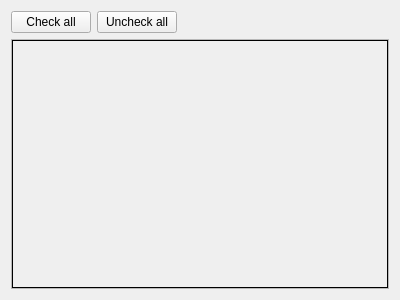
<?xml version="1.0" encoding="UTF-8"?>
<ui version="4.0">
 <class>WdtWizardPage2</class>
 <widget class="QWizardPage" name="WdtWizardPage2">
  <property name="geometry">
   <rect>
    <x>0</x>
    <y>0</y>
    <width>400</width>
    <height>300</height>
   </rect>
  </property>
  <property name="windowTitle">
   <string>WizardPage</string>
  </property>
  <layout class="QGridLayout" name="gridLayout">
   <item row="0" column="1">
    <widget class="QPushButton" name="uncheckBtn">
     <property name="text">
      <string>Uncheck all</string>
     </property>
    </widget>
   </item>
   <item row="1" column="0" colspan="3">
    <widget class="QScrollArea" name="scrollArea">
     <property name="verticalScrollBarPolicy">
      <enum>Qt::ScrollBarAsNeeded</enum>
     </property>
     <property name="horizontalScrollBarPolicy">
      <enum>Qt::ScrollBarAsNeeded</enum>
     </property>
     <property name="sizeAdjustPolicy">
      <enum>QAbstractScrollArea::AdjustToContents</enum>
     </property>
     <property name="widgetResizable">
      <bool>true</bool>
     </property>
     <widget class="QWidget" name="scrollAreaWidgetContents">
      <property name="geometry">
       <rect>
        <x>0</x>
        <y>0</y>
        <width>380</width>
        <height>251</height>
       </rect>
      </property>
      <layout class="QVBoxLayout" name="verticalLayout_2">
       <property name="spacing">
        <number>0</number>
       </property>
       <property name="leftMargin">
        <number>0</number>
       </property>
       <property name="topMargin">
        <number>0</number>
       </property>
       <property name="rightMargin">
        <number>0</number>
       </property>
       <property name="bottomMargin">
        <number>0</number>
       </property>
       <item>
        <widget class="MapSelector" name="mapView" native="true">
         <property name="sizePolicy">
          <sizepolicy hsizetype="Preferred" vsizetype="Preferred">
           <horstretch>0</horstretch>
           <verstretch>0</verstretch>
          </sizepolicy>
         </property>
         <property name="mouseTracking">
          <bool>true</bool>
         </property>
         <property name="autoFillBackground">
          <bool>false</bool>
         </property>
         <property name="styleSheet">
          <string notr="true">border:1px solid black;</string>
         </property>
        </widget>
       </item>
      </layout>
     </widget>
    </widget>
   </item>
   <item row="0" column="0">
    <widget class="QPushButton" name="checkBtn">
     <property name="text">
      <string>Check all</string>
     </property>
    </widget>
   </item>
   <item row="0" column="2">
    <spacer name="horizontalSpacer">
     <property name="orientation">
      <enum>Qt::Horizontal</enum>
     </property>
     <property name="sizeHint" stdset="0">
      <size>
       <width>40</width>
       <height>20</height>
      </size>
     </property>
    </spacer>
   </item>
  </layout>
 </widget>
 <customwidgets>
  <customwidget>
   <class>MapSelector</class>
   <extends>QWidget</extends>
   <header>WdtWizardPage2.h</header>
   <container>1</container>
   <slots>
    <signal>selectedCoords(int,int)</signal>
   </slots>
  </customwidget>
 </customwidgets>
 <resources/>
 <connections>
  <connection>
   <sender>checkBtn</sender>
   <signal>clicked()</signal>
   <receiver>WdtWizardPage2</receiver>
   <slot>checkAll()</slot>
   <hints>
    <hint type="sourcelabel">
     <x>46</x>
     <y>20</y>
    </hint>
    <hint type="destinationlabel">
     <x>199</x>
     <y>149</y>
    </hint>
   </hints>
  </connection>
  <connection>
   <sender>uncheckBtn</sender>
   <signal>clicked()</signal>
   <receiver>WdtWizardPage2</receiver>
   <slot>uncheckAll()</slot>
   <hints>
    <hint type="sourcelabel">
     <x>127</x>
     <y>20</y>
    </hint>
    <hint type="destinationlabel">
     <x>199</x>
     <y>149</y>
    </hint>
   </hints>
  </connection>
  <connection>
   <sender>mapView</sender>
   <signal>selectedCoords(int,int)</signal>
   <receiver>WdtWizardPage2</receiver>
   <slot>selectedCoords(int,int)</slot>
   <hints>
    <hint type="sourcelabel">
     <x>199</x>
     <y>164</y>
    </hint>
    <hint type="destinationlabel">
     <x>199</x>
     <y>149</y>
    </hint>
   </hints>
  </connection>
 </connections>
 <slots>
  <slot>checkAll()</slot>
  <slot>uncheckAll()</slot>
  <slot>selectedCoords(int,int)</slot>
 </slots>
</ui>
